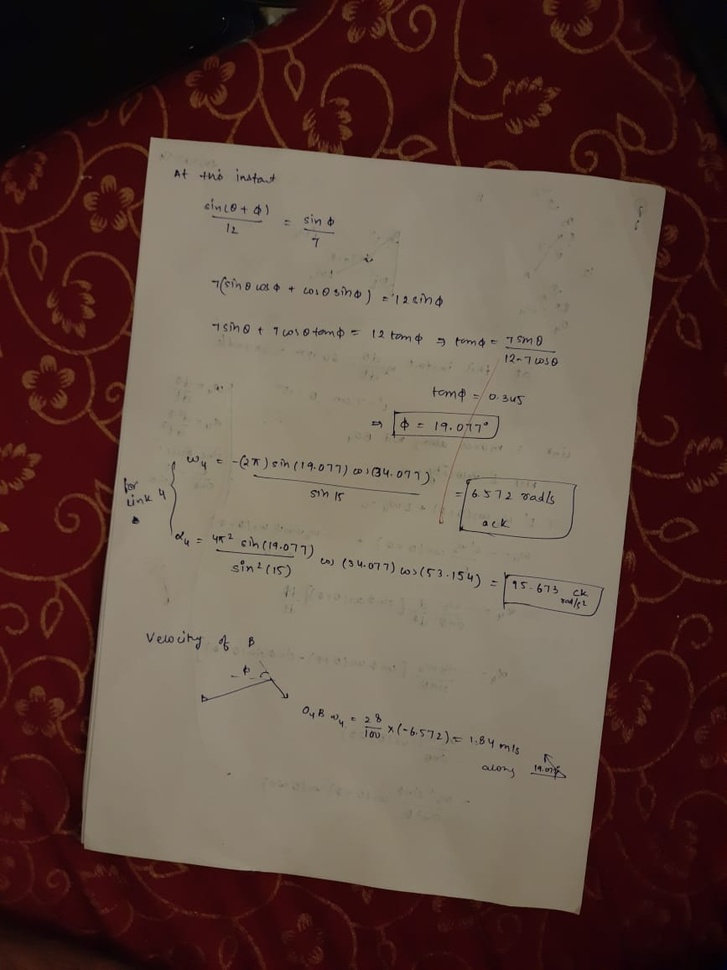
#> input picture doc_scanner/paper1.jpeg, 727 x 970 px, shrunk from 867 x 1156 before the run
$ python 2D_AR.py
#> lines starting #> are read from the running program, lines starting #| are printed output that depends on the picture; after the words box and inside, x2 and y2 are one past the last pixel; in counts of white or black regions, pixels touching at a corner belong together
#> further down, paper is the input picture: shape (970, 727, 3); mean B, G, R 63.9, 72.5, 95.7
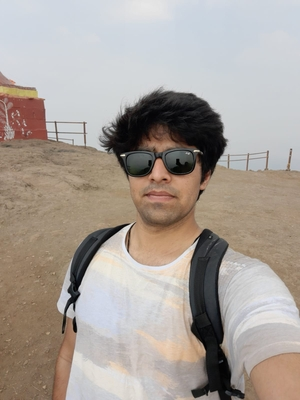
#> input picture doc_scanner/overlay.jpeg, 300 x 400 px
#> further down, overlay_img is the input picture: shape (400, 300, 3); mean B, G, R 152.2, 159.4, 168.2
import os
import cv2
import numpy as np
import argparse

# [4 lines of commented-out code are left out]


def projective_transform(paper_img, overlay_img):

	# converting to grayscale since the threshloding requires grayscale image

	gray_paper_img = cv2.cvtColor(paper_img, cv2.COLOR_BGR2GRAY)
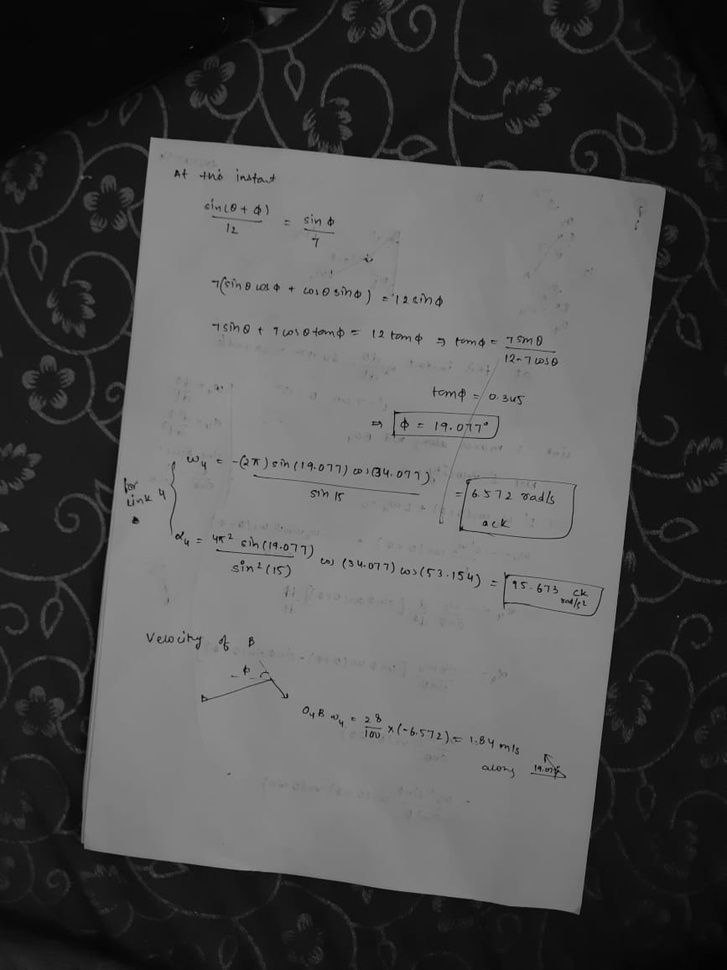
#> gray_paper_img: shape (970, 727); min 0, max 174, mean 78.5

	# gaussian blur
	blur_img = cv2.GaussianBlur(gray_paper_img, (3, 3), 100)

	#otsu's thresholding
	_, thresh_img = cv2.threshold(blur_img, 0, 255, cv2.THRESH_BINARY + cv2.THRESH_OTSU)
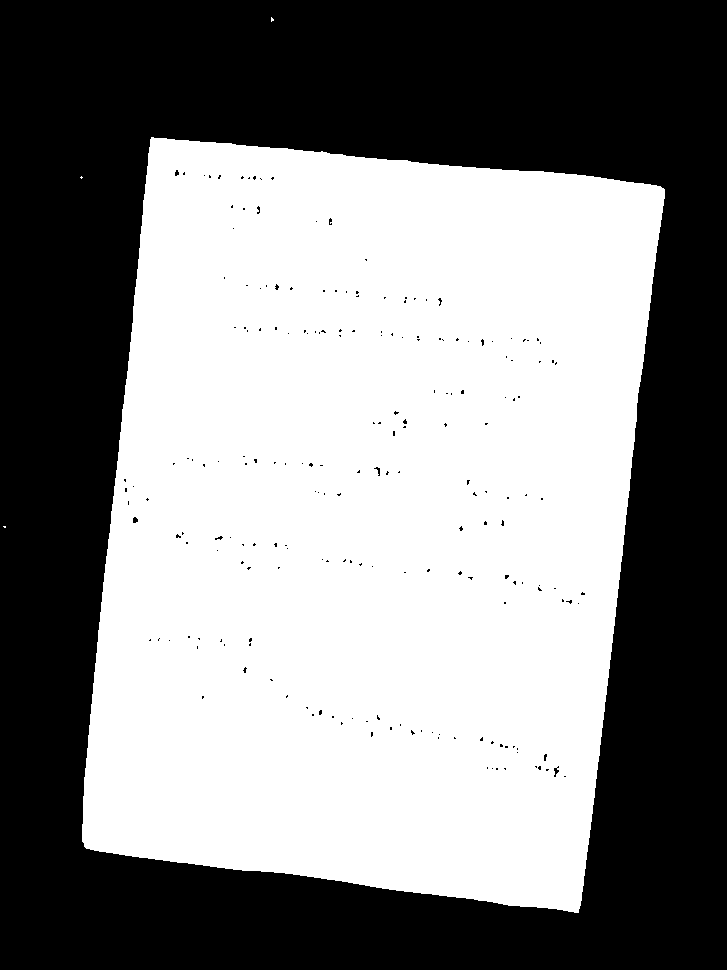
#> thresh_img: shape (970, 727); 52.4% white; 205 black regions (201 under 20 px), largest, box (x1, y1, x2, y2) and area: (0, 0, 727, 970) 334300, (554, 766, 559, 777) 28, (133, 517, 138, 523) 24, (374, 467, 380, 476) 22

	# using imge morphology
	kernel = np.ones((7, 7), np.uint8)
	morph_img = cv2.morphologyEx(thresh_img, cv2.MORPH_CLOSE, kernel)
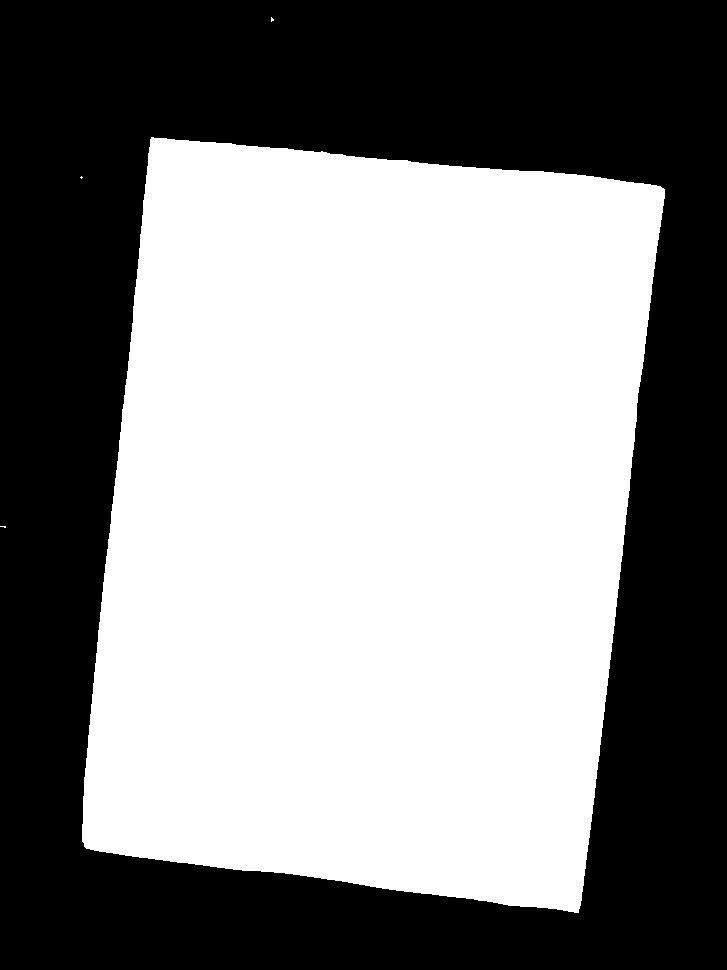
#> morph_img: shape (970, 727); 52.6% white; 1 black region
	# morph_img = cv2.morphologyEx(morph_img, cv2.MORPH_OPEN, kernel) # try uncommenting this if only closing doesn't work


	# find largest contour
	contours = cv2.findContours(morph_img, cv2.RETR_EXTERNAL, cv2.CHAIN_APPROX_SIMPLE)
#> contours = 4 contours, 3 with area under 20; largest, box (x1, y1, x2, y2) and area: (82, 137, 665, 913) 369650
	contours = contours[0] if len(contours) == 2 else contours[1]

	area_thresh = 0
	for c in contours:
		area = cv2.contourArea(c)
		if area > area_thresh:
			area_thresh = area
			longest_contour = c
#> this loop made 4 passes
#> (area, area_thresh) on pass 3: (369649.5, 369649.5)
#> after the loop, area_thresh = 369649.5; longest_contour = contour of 550 points, box (x1, y1, x2, y2) (82, 137, 665, 913), area 369650

	# visualizing
	page = np.zeros_like(paper_img)
	cv2.drawContours(page, [longest_contour], 0, (255, 255, 255), -1)
#> page: shape (970, 727, 3); 52.6% white; 1 black region, box (x1, y1, x2, y2) and area: (0, 0, 727, 970) 334320

	# get perimeter and approximate a polygon
	peri = cv2.arcLength(longest_contour, True)
#> peri = 2553.7
	corners = cv2.approxPolyDP(longest_contour, 0.04 * peri, True)
#> corners = [[151, 137], [84, 846], [578, 912], [664, 189]]

	cor_x = []
	cor_y = []
	for corner in corners:
		pt = [corner[0][0], corner[0][1]]
		cor_x.append(corner[0][0])
		cor_y.append(corner[0][1])
#> this loop made 4 passes
#> after the loop, cor_x = [151, 84, 578, 664]; cor_y = [137, 846, 912, 189]

	cor_x = sorted(cor_x)
#> cor_x = [84, 151, 578, 664]
	cor_y = sorted(cor_y)
#> cor_y = [137, 189, 846, 912]

	# print(cor_x)
	# print(cor_y)

	icorners = [[], [], [], []]
	for corner in corners:
		pt = [corner[0][0], corner[0][1]]
		# print(pt)
		if corner[0][0] in cor_x[2:]:
			if corner[0][1] in cor_y[2:]:
				icorners[3] = pt
			else:
				icorners[2] = pt
		else:
			if corner[0][1] in cor_y[2:]:
				icorners[1] = pt
			else:
				icorners[0] = pt
#> after the loop, icorners = [[151, 137], [84, 846], [664, 189], [578, 912]]
	# print(icorners)

	icorners = np.float32(icorners)
	h, w, c = overlay_img.shape
#> h = 400; w = 300; c = 3
	ocorners = [[0, 0], [0, h], [w, 0], [w, h]]
#> ocorners = [[0, 0], [0, 400], [300, 0], [300, 400]]
	ocorners = np.float32(ocorners)

	matrix = cv2.getPerspectiveTransform(ocorners, icorners)
#> matrix = [[1.66, -0.16, 151], [0.159, 1.85, 137], [-7.51e-05, 8.64e-05, 1]]
	warped = cv2.warpPerspective(paper_img, matrix, (300, 500))
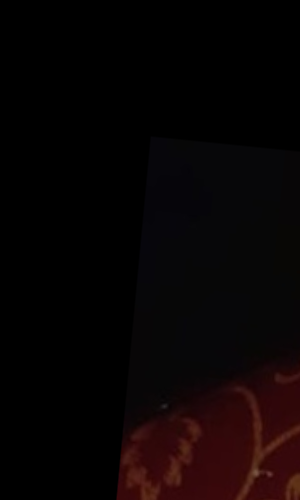
#> warped: shape (500, 300, 3); mean B, G, R 3.7, 3.4, 9
	persp_img = cv2.warpPerspective(overlay_img, matrix, (paper_img.shape[1], paper_img.shape[0]))
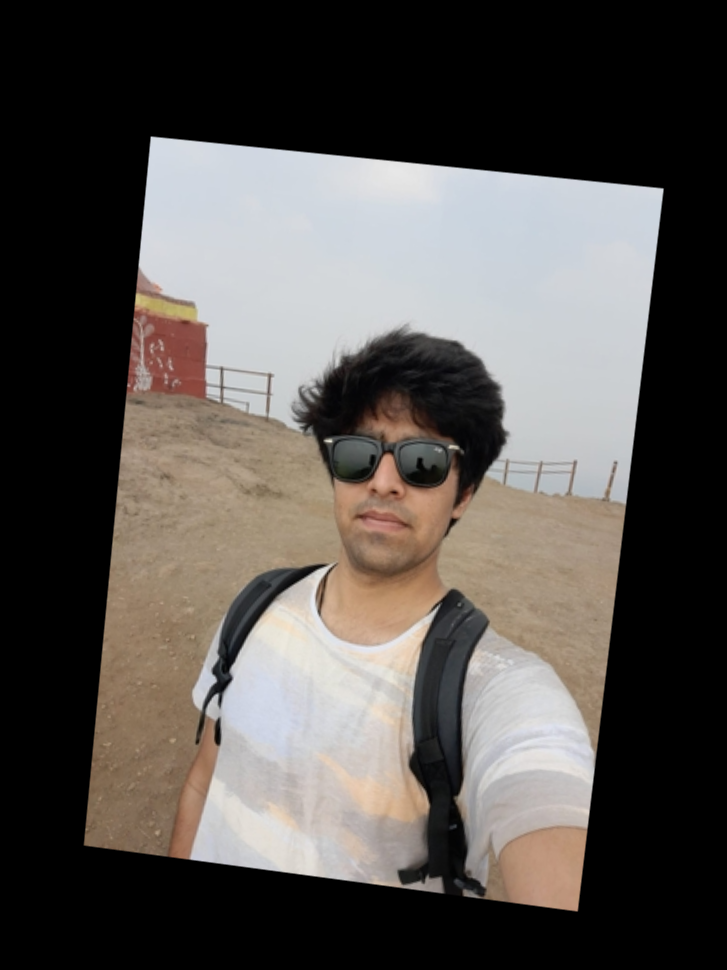
#> persp_img: shape (970, 727, 3); mean B, G, R 79.2, 82.8, 87.3
	cv2.copyTo(src = persp_img, mask = np.tile(persp_img, 1), dst = paper_img)
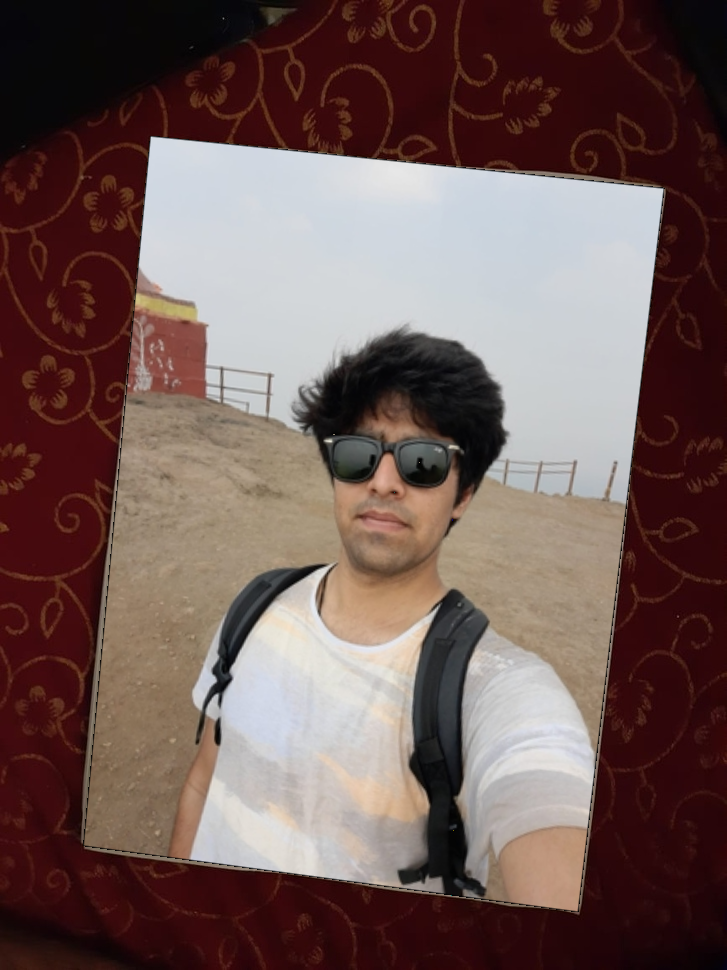
#> paper_img: shape (970, 727, 3); mean B, G, R 85.3, 88.7, 111.4

	return paper_img, corners


paper = cv2.imread('paper1.jpeg')
overlay_img = cv2.imread('overlay.jpeg')

final_img, corners = projective_transform(paper, overlay_img)
#> corners = [[151, 137], [84, 846], [578, 912], [664, 189]]
print(corners)
#| [[[151 137]]
#|  [[ 84 846]]
#|  [[578 912]]
#|  [[664 189]]]


cv2.imshow('output', paper)
cv2.waitKey(0)
cv2.destroyAllWindows()

cv2.imshow('output', final_img)
cv2.waitKey(0)
cv2.destroyAllWindows()

cv2.imwrite('results' + os.sep + 'result.jpg', final_img)


# [22 lines of commented-out code are left out]
